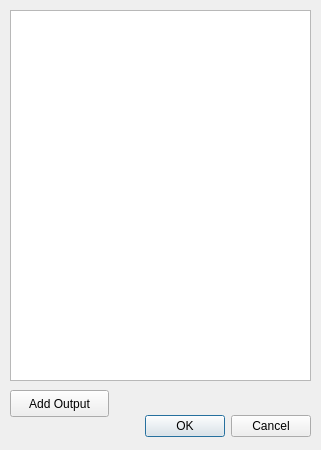
<?xml version="1.0" encoding="UTF-8"?>
<ui version="4.0">
 <class>outtableDialog</class>
 <widget class="QDialog" name="outtableDialog">
  <property name="geometry">
   <rect>
    <x>0</x>
    <y>0</y>
    <width>321</width>
    <height>450</height>
   </rect>
  </property>
  <property name="windowTitle">
   <string>Dialog</string>
  </property>
  <widget class="QDialogButtonBox" name="outtablebbox">
   <property name="geometry">
    <rect>
     <x>-30</x>
     <y>410</y>
     <width>341</width>
     <height>32</height>
    </rect>
   </property>
   <property name="orientation">
    <enum>Qt::Horizontal</enum>
   </property>
   <property name="standardButtons">
    <set>QDialogButtonBox::Cancel|QDialogButtonBox::Ok</set>
   </property>
  </widget>
  <widget class="QTableWidget" name="outtableWidget">
   <property name="geometry">
    <rect>
     <x>10</x>
     <y>10</y>
     <width>301</width>
     <height>371</height>
    </rect>
   </property>
  </widget>
  <widget class="QPushButton" name="outtableadd">
   <property name="geometry">
    <rect>
     <x>10</x>
     <y>390</y>
     <width>99</width>
     <height>27</height>
    </rect>
   </property>
   <property name="text">
    <string>Add Output</string>
   </property>
  </widget>
 </widget>
 <resources/>
 <connections>
  <connection>
   <sender>outtablebbox</sender>
   <signal>accepted()</signal>
   <receiver>outtableDialog</receiver>
   <slot>accept()</slot>
   <hints>
    <hint type="sourcelabel">
     <x>248</x>
     <y>254</y>
    </hint>
    <hint type="destinationlabel">
     <x>157</x>
     <y>274</y>
    </hint>
   </hints>
  </connection>
  <connection>
   <sender>outtablebbox</sender>
   <signal>rejected()</signal>
   <receiver>outtableDialog</receiver>
   <slot>reject()</slot>
   <hints>
    <hint type="sourcelabel">
     <x>316</x>
     <y>260</y>
    </hint>
    <hint type="destinationlabel">
     <x>286</x>
     <y>274</y>
    </hint>
   </hints>
  </connection>
 </connections>
</ui>
